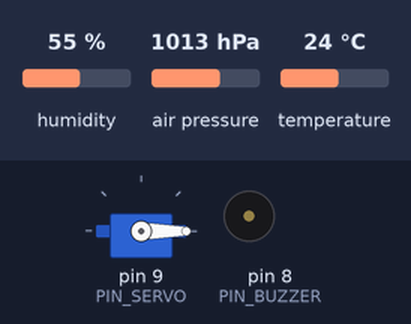
Recording of a sketch running on a simulated Arduino Nano, built with avr-gcc and run on an emulated ATmega328P. Shown: servo, buzzer (waves = sounding). The inputs (shaded band) are chosen by the test bench; at power-on: humidity 55 %, air pressure 1013 hPa, temperature 24 °C. What the sketch prints to the serial monitor is not drawn.

Above: at 0.25 s.
At 1.25 s:
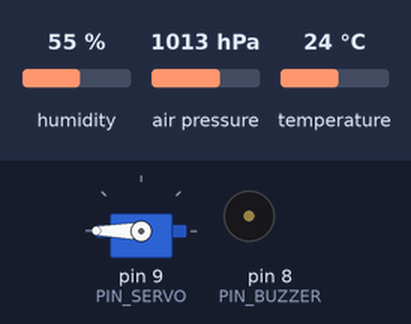
At 2.25 s:
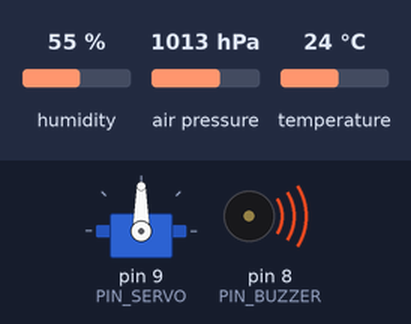
Timing chart, 0 to 4.9 s (numbered marks = the images above):
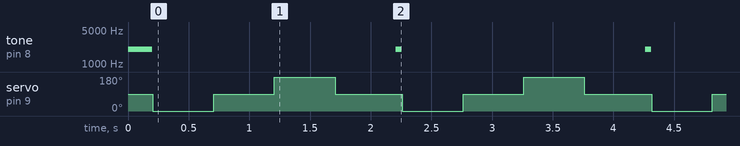

Measured:
- by itself, tone on pin 8 (PIN_BUZZER): repeats every 2.1 s: silent 2.0 s, 2000 Hz 0.05 s
- by itself, servo on pin 9 (PIN_SERVO): repeats every 2.1 s: 90° 0.50 s, 180° 0.50 s, 90° 0.56 s, 0° 0.50 s

The sketch:

test_scheda.ino
```cpp
// Sketch di prova per la scheda di test con Arduino Nano.
//
// Librerie da installare dal gestore librerie dell'IDE Arduino:
//   - "Adafruit BME280 Library" (installa anche "Adafruit Unified Sensor")
// La libreria Servo è già inclusa nell'IDE.
//
// Collegamenti sulla scheda: D8 = buzzer (tramite Q1), D9 = servo,
// A4 = SDA e A5 = SCL del modulo BME280.

#include <Wire.h>
#include <Servo.h>
#include <Adafruit_BME280.h>

const int PIN_BUZZER = 8;
const int PIN_SERVO = 9;

Adafruit_BME280 bme;
Servo servo;
bool bmeTrovato = false;

// Funziona sia con buzzer attivo sia con buzzer passivo.
void beep(int durataMs) {
  tone(PIN_BUZZER, 2000, durataMs);
  delay(durataMs);
}

void setup() {
  Serial.begin(9600);
  pinMode(PIN_BUZZER, OUTPUT);
  servo.attach(PIN_SERVO);

  // A seconda del modulo l'indirizzo I2C è 0x76 oppure 0x77.
  bmeTrovato = bme.begin(0x76) || bme.begin(0x77);
  if (!bmeTrovato) {
    Serial.println("BME280 non trovato: controllare il modulo e l'ordine dei pin");
  }
  beep(200);
}

void loop() {
  if (bmeTrovato) {
    Serial.print("Temperatura: ");
    Serial.print(bme.readTemperature());
    Serial.print(" C   Umidita': ");
    Serial.print(bme.readHumidity());
    Serial.print(" %   Pressione: ");
    Serial.print(bme.readPressure() / 100.0);
    Serial.println(" hPa");
  }

  // il servo passa da 0 a 90 a 180 gradi e torna indietro
  int posizioni[] = {0, 90, 180, 90};
  for (int i = 0; i < 4; i++) {
    servo.write(posizioni[i]);
    delay(500);
  }
  beep(50);
}
```
